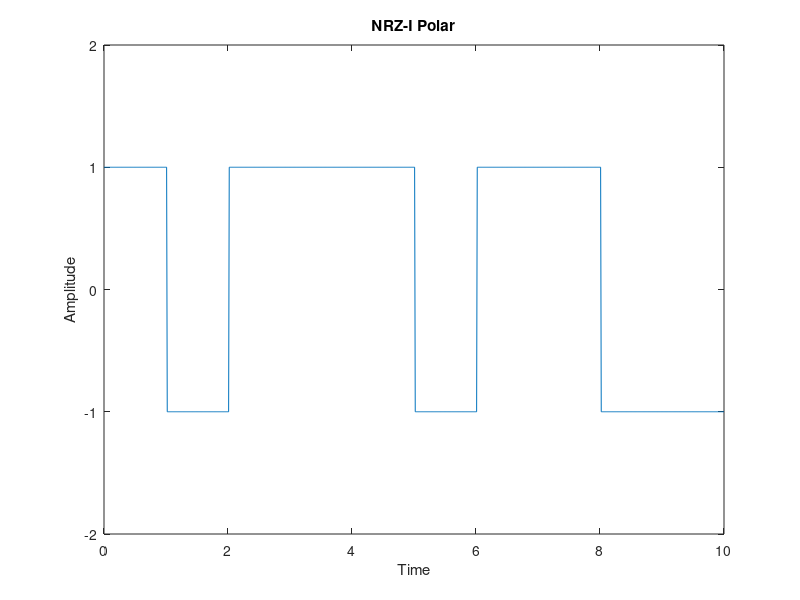

The MATLAB source for this figure:
%Implementation of NRZ-I Polar in MATLAB

n=[0 1 1 0 0 1 1 0 1 0]; %our input vector with each bit as 0/1

%NRZ-I Polar Mapping

nn(1)=1; %assuming that previous signal before starting of data set was positive
for m=2:length(n) %runs the loop from second bit to last bit
    if n(m)==0 %if the current bit is 0 then it sets value of that bit same as previous one
        nn(m)=nn(m-1);
    else
        nn(m)=-nn(m-1); %if the current bit is 1 then it sets value of that bit as inverted value to previous one i.e. opposite of previous one
    end
end

i=1; %variable to keep a track on index of input data bits

time=0:.01:length(n); %generates a regularly spaced vector time with intervals of 0.01 from values 0 to length of n

for j=1:length(time) %variable to keep a track on index of time vector
    if time(j)<=i
        y(j)=nn(i); %if the value at current index of time vector is less than or equal to the current index of input data bit then,
                    %it assigns value present at current index of input
                    %data bit to vector y (Here vector y stores the values
                    %corresponding to each value of time vector)
    else
        y(j)=nn(i); %if the value at current index of time vector is greater than the current index of input data bit then,
                    %it assigns value present at current index of input
        i=i+1;      %then it increments the index of input data vector
    end
end

plot(time,y); %plots graph between time axis and y axis
title('NRZ-I Polar'); %sets the title of the plot
xlabel('Time'); %sets the label of X axis
ylabel('Amplitude'); %sets the label of Y axis
axis([0 length(n) -2 2]) %defines the range of x axis and y axis. Here x axis is set from 0 to length of n and Y axis is set from -2 to 2